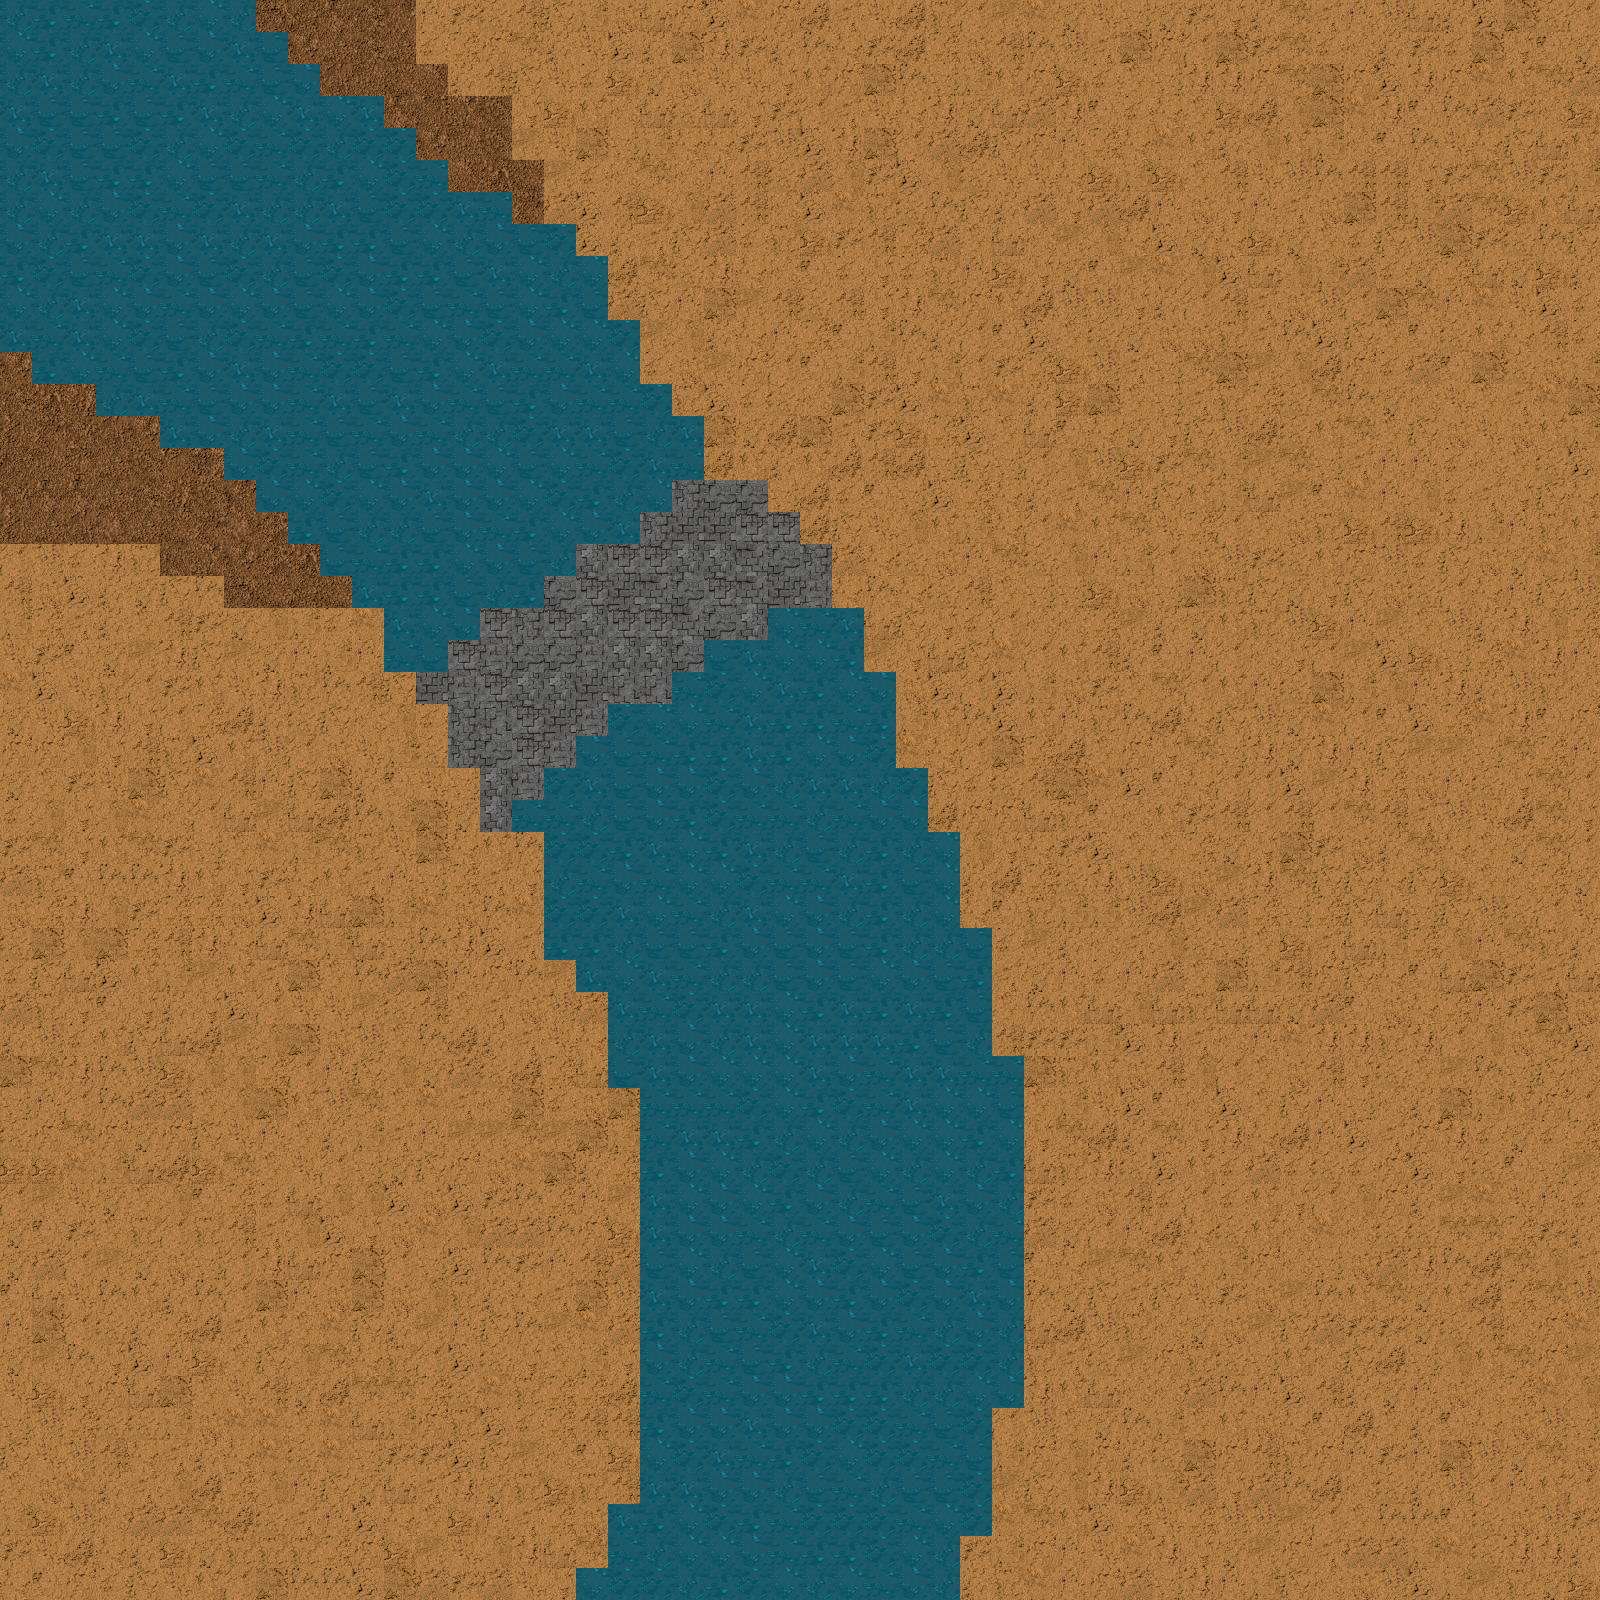

This is a level from a 2D game, rendered from its Tiled map with the project's own tilesets. A one-line summary and the map file follow, with tile-layer data summarised:
An orthogonal 50x50 tile map with 32x32 px tiles, 2 tile layers (desert, water).

<map version="1.5" tiledversion="1.6.0" orientation="orthogonal" renderorder="right-up" compressionlevel="1" width="50" height="50" tilewidth="32" tileheight="32" infinite="0" backgroundcolor="#6289c8" nextlayerid="3" nextobjectid="1">
 <tileset firstgid="1" source="terrian.tsx" />
 <layer id="1" name="desert" width="50" height="50">
  <data>[2500 cells, 2500 non-empty, 71 distinct tile ids]</data>
 </layer>
 <layer id="2" name="water" width="50" height="50">
  <data>[2500 cells, 620 non-empty, 8 distinct tile ids]</data>
 </layer>
</map>